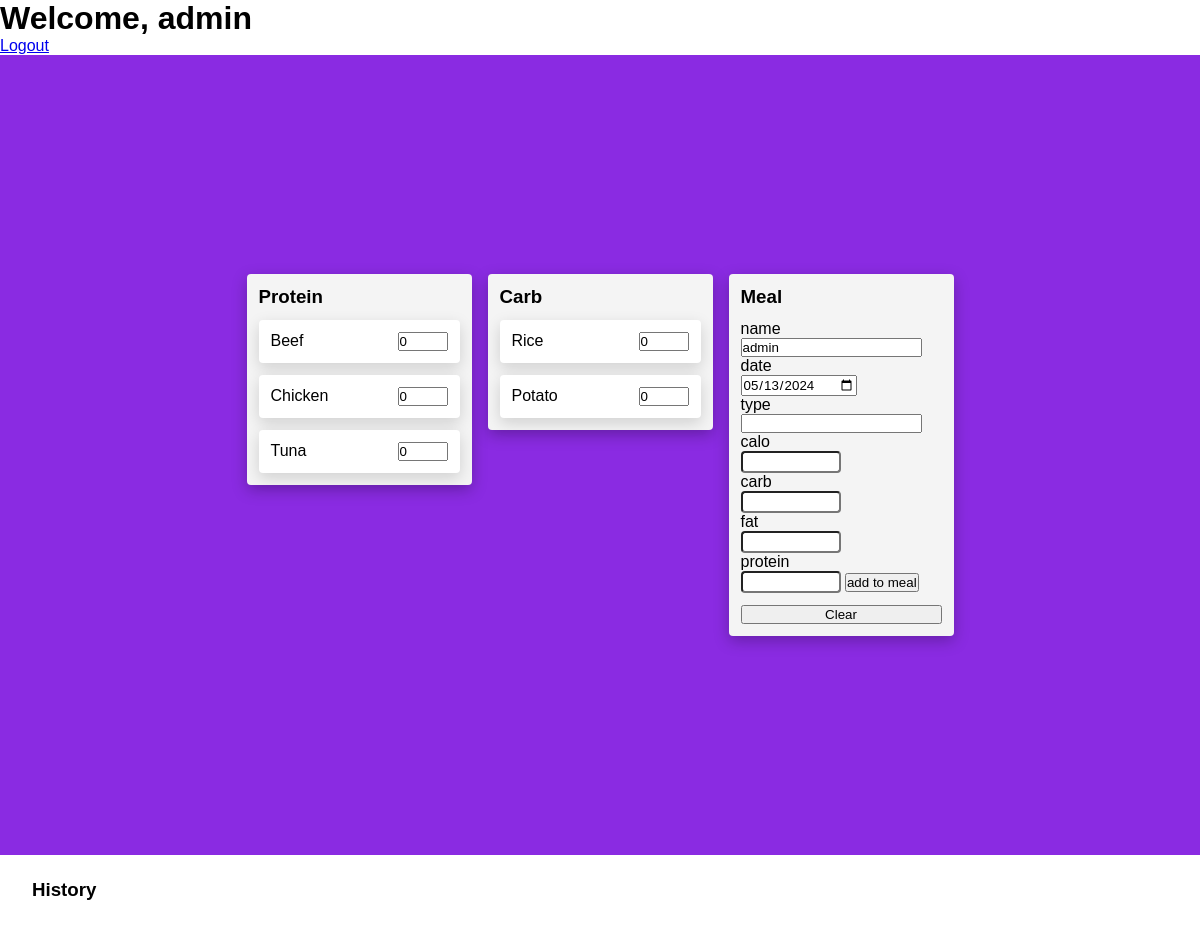
The app's page / (signed in), older data.
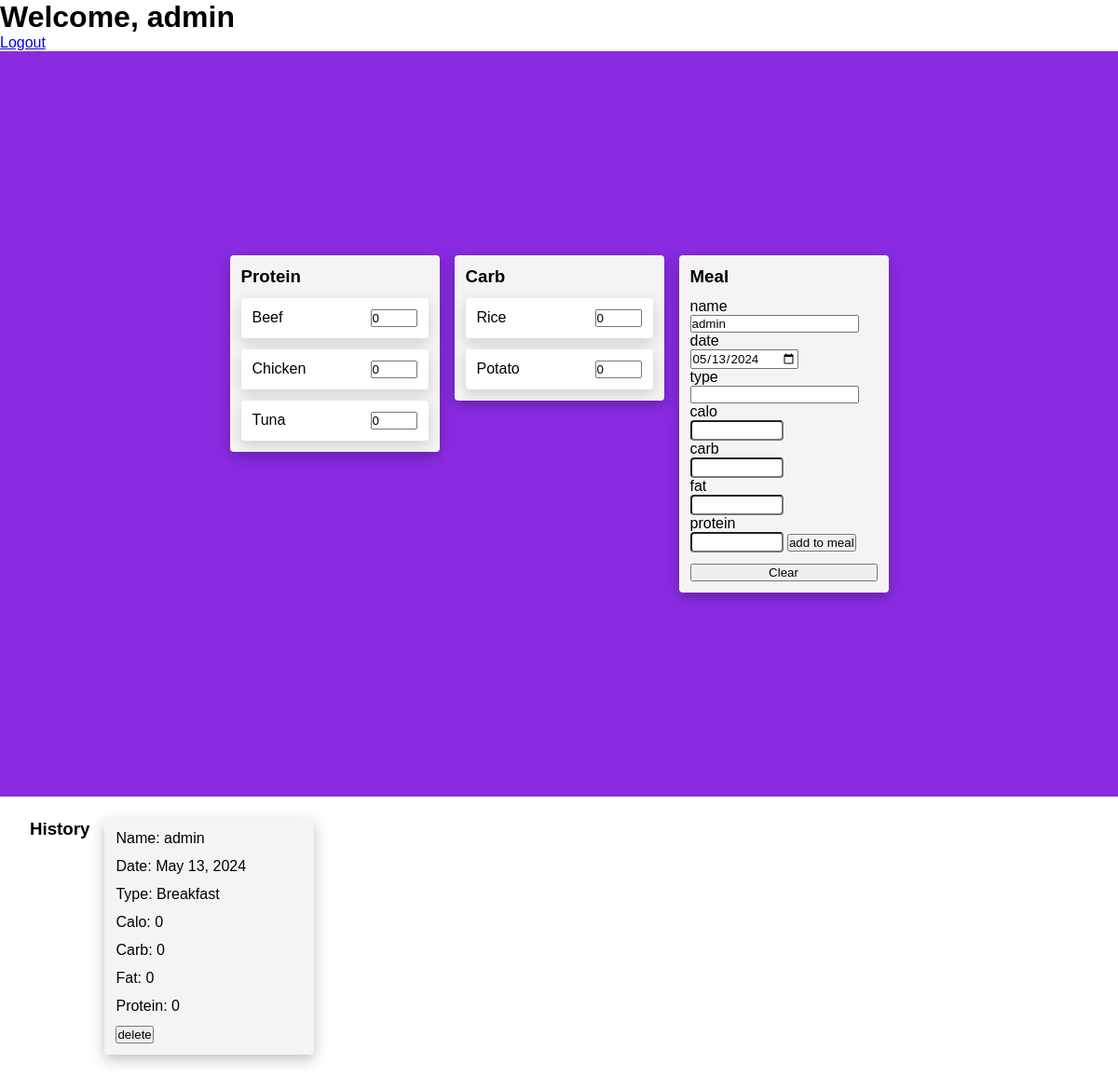
The same page, newer data.
### tracker/models.py (models this page shows)
class Ingredient(models.Model):
    name = models.CharField(max_length=100)
    type = models.CharField(max_length=100)
    calo = models.IntegerField(null=True, blank=True)
    carb = models.IntegerField(null=True, blank=True)
    fat = models.IntegerField(null=True, blank=True)
    protein = models.IntegerField(null=True, blank=True)

class Meal(models.Model):
    id = models.AutoField(primary_key=True)
    user = models.CharField(max_length=100, blank=True)
    date = models.DateField(default=datetime.now)
    type = models.CharField(max_length=100, blank=True)
    calo = models.IntegerField(null=True, blank=True)
    carb = models.IntegerField(null=True, blank=True)
    fat = models.IntegerField(null=True, blank=True)
    protein = models.IntegerField(null=True, blank=True)

### tracker/views.py (the view)
# urls.py: 2. Add a URL to urlpatterns:  path('', views.home, name='home')
def home(request):
    ingres = Ingredient.objects.all()
    meals = Meal.objects.all()
    return render(request, 'home.html', {
        'ingres' : ingres,
        'meals' : meals
    })

### templates/home.html (shortened to what this page needs)
{% load static %}
<!DOCTYPE html>
<html lang="en">
<head>
    <link rel="stylesheet" href="{% static 'css/home.css' %}">
</head>
<body>
    <div class="title">
        {% if user.is_authenticated %}
        <h1>Welcome, {{user.username}}</h1>
        <a href="logout">Logout</a>
        {% else %}
        <h1>Get started</h1>
        <a href="login">Login or signup</a>
        {% endif %}
    </div>
    <div class="container">
        <div class="lanes">
            <div class="swim-lane" id="protein-lane">
                <h3>Protein</h3>
                {% for ingre in ingres %}
                {% if ingre.type == "Protein" %}
                <div id={{ingre.name}} class="ingre" draggable="true">
                    <p>{{ingre.name}}</p>
                    <input type="text" name="a" class="input" value="0">
                </div>
                {% endif %}
                {% endfor %}
            </div>
            <div class="swim-lane" id="carb-lane">
                <h3>Carb</h3>
                {% for ingre in ingres %}
                {% if ingre.type == "Carb" %}
                <div id={{ingre.name}} class="ingre" draggable="true">
                    <p>{{ingre.name}}</p>
                    <input type="text" name="" class="input" value="0">
                </div>
                {% endif %}
                {% endfor %}
            </div>
            <div class="swim-lane" id="meal-lane">
                <h3>Meal</h3>
                <form id="meal-form" method="POST">
                    <p>name</p>
                    <input type="text" name="username" id="username" value={{user.username}} required>
                    <p>date</p>
                    <input type="date" id="date" required/>
                    <p>type</p>
                    <input type="text" list="browsers" id="type" required>
                    <p>calo</p>
                    <input class="sum" id="sum-calo" required></input>
                    <p>carb</p>
                    <input class="sum" id="sum-carb" required></input>
                    <p>fat</p>
                    <input class="sum" id="sum-fat" required></input>
                    <p>protein</p>
                    <input class="sum" id="sum-protein" required></input>
                    <input type="submit" id="add" value="add to meal"></input>
                </form>
                <button type="button" id="clr">Clear</button>
            </div>
        </div>
    </div>
    <div>
        <div class="lanes">
            <h3>History</h3>
            {% for meal in meals%}
            {% if meal.user == user.username %}
            <div class="swim-lane">
                <p>Name: {{meal.user}}</p>
                <p>Date: {{meal.date}}</p>
                <p>Type: {{meal.type}}</p>
                <p>Calo: {{meal.calo}}</p>
                <p>Carb: {{meal.carb}}</p>
                <p>Fat: {{meal.fat}}</p>
                <p>Protein: {{meal.protein}}</p>
                <form action="delete" method="POST">
                    <input type="submit" value="delete">
                </form>
            </div>
            {% endif %}
            {% endfor %}
        </div>
    </div>
</body>
</html>

### static/css/home.css (style rules this page uses)
* { margin: 0; padding: 0; font-family: 'Poppins', sans-serif; box-sizing: border-box; }
.container { width: 100%; min-height: 100vh; background: blueviolet; display: flex; align-items: center; justify-content: center; }
.lanes { display: flex; align-items: flex-start; justify-content: start; gap: 16px; padding: 24px 32px; height: 100%; }
.swim-lane { display: flex; flex-direction: column; gap: 12px; background: #f4f4f4; box-shadow: 0px 5px 15px rgba(0, 0, 0, 0.25); padding: 12px; border-radius: 4px; width: 225px; min-height: 120px; flex-shrink: 0; }
.ingre { display: flex; justify-content: space-between; background-color: white; color: black; box-shadow: 0px 5px 15px rgba(0, 0, 0, 0.15); padding: 12px; border-radius: 4px; font-size: 16px; cursor: move; }
.input { width: 50px; align-items: center; }
.sum { color: black; border-radius: 4px; font-size: 16px; }
.sum { width: 100px; }

Row changes from the older to the newer data that the page shows:
added Meal: user "admin", date "May 13, 2024", type "Breakfast", calo "0", carb "0", fat "0", protein "0"
